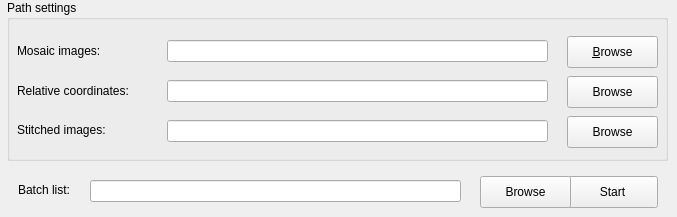
   <widget class="QWidget" name="stitching">
    <attribute name="title">
     <string>Stitching</string>
    </attribute>
    <widget class="QGroupBox" name="stitchingGroupBox">
     <property name="enabled">
      <bool>true</bool>
     </property>
     <property name="geometry">
      <rect>
       <x>7</x>
       <y>0</y>
       <width>661</width>
       <height>161</height>
      </rect>
     </property>
     <property name="title">
      <string>Path settings</string>
     </property>
     <widget class="QPushButton" name="mosaicBrowse">
      <property name="geometry">
       <rect>
        <x>560</x>
        <y>36</y>
        <width>91</width>
        <height>32</height>
       </rect>
      </property>
      <property name="sizePolicy">
       <sizepolicy hsizetype="Fixed" vsizetype="Fixed">
        <horstretch>0</horstretch>
        <verstretch>0</verstretch>
       </sizepolicy>
      </property>
      <property name="text">
       <string>&amp;Browse</string>
      </property>
      <property name="shortcut">
       <string>Alt+B</string>
      </property>
     </widget>
     <widget class="QPushButton" name="relativeBrowse">
      <property name="geometry">
       <rect>
        <x>560</x>
        <y>76</y>
        <width>91</width>
        <height>32</height>
       </rect>
      </property>
      <property name="text">
       <string>Browse</string>
      </property>
     </widget>
     <widget class="QLineEdit" name="mosaicEdit">
      <property name="geometry">
       <rect>
        <x>160</x>
        <y>40</y>
        <width>381</width>
        <height>22</height>
       </rect>
      </property>
     </widget>
     <widget class="QLineEdit" name="relativeEdit">
      <property name="geometry">
       <rect>
        <x>160</x>
        <y>80</y>
        <width>381</width>
        <height>22</height>
       </rect>
      </property>
     </widget>
     <widget class="QLabel" name="mosaicLabel">
      <property name="geometry">
       <rect>
        <x>10</x>
        <y>43</y>
        <width>104</width>
        <height>16</height>
       </rect>
      </property>
      <property name="sizePolicy">
       <sizepolicy hsizetype="Fixed" vsizetype="Preferred">
        <horstretch>0</horstretch>
        <verstretch>0</verstretch>
       </sizepolicy>
      </property>
      <property name="frameShape">
       <enum>QFrame::NoFrame</enum>
      </property>
      <property name="frameShadow">
       <enum>QFrame::Plain</enum>
      </property>
      <property name="text">
       <string>Mosaic images:</string>
      </property>
      <property name="buddy">
       <cstring>originalEdit</cstring>
      </property>
     </widget>
     <widget class="QLabel" name="relativeLabel">
      <property name="geometry">
       <rect>
        <x>10</x>
        <y>83</y>
        <width>141</width>
        <height>16</height>
       </rect>
      </property>
      <property name="text">
       <string>Relative coordinates:</string>
      </property>
     </widget>
     <widget class="QLabel" name="stitchedLabel">
      <property name="geometry">
       <rect>
        <x>10</x>
        <y>122</y>
        <width>141</width>
        <height>16</height>
       </rect>
      </property>
      <property name="text">
       <string>Stitched images:</string>
      </property>
     </widget>
     <widget class="QLineEdit" name="stitchedEdit">
      <property name="geometry">
       <rect>
        <x>160</x>
        <y>120</y>
        <width>381</width>
        <height>22</height>
       </rect>
      </property>
     </widget>
     <widget class="QPushButton" name="stitchedBrowse">
      <property name="geometry">
       <rect>
        <x>560</x>
        <y>116</y>
        <width>91</width>
        <height>32</height>
       </rect>
      </property>
      <property name="text">
       <string>Browse</string>
      </property>
     </widget>
    </widget>
    <widget class="QPushButton" name="stitchStartButton">
     <property name="geometry">
      <rect>
       <x>567</x>
       <y>176</y>
       <width>91</width>
       <height>32</height>
      </rect>
     </property>
     <property name="text">
      <string>Start</string>
     </property>
    </widget>
    <widget class="QLabel" name="batchListLabel">
     <property name="geometry">
      <rect>
       <x>18</x>
       <y>182</y>
       <width>71</width>
       <height>16</height>
      </rect>
     </property>
     <property name="text">
      <string>Batch list:</string>
     </property>
    </widget>
    <widget class="QPushButton" name="batchListBrowse">
     <property name="geometry">
      <rect>
       <x>480</x>
       <y>176</y>
       <width>91</width>
       <height>32</height>
      </rect>
     </property>
     <property name="text">
      <string>Browse</string>
     </property>
    </widget>
    <widget class="QLineEdit" name="batchListEdit">
     <property name="geometry">
      <rect>
       <x>90</x>
       <y>180</y>
       <width>371</width>
       <height>22</height>
      </rect>
     </property>
    </widget>
   </widget>
